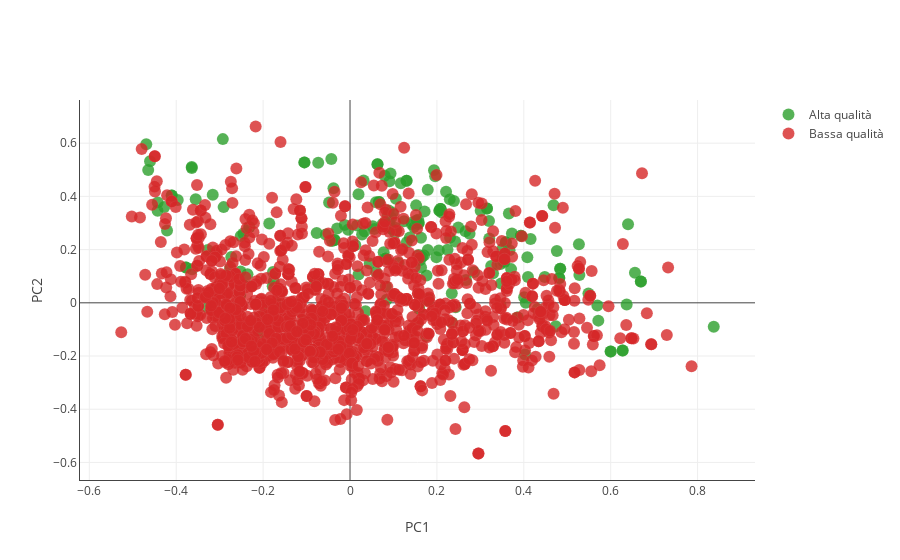

The cell this chart's notebook holds for it:
### Markdown cell above
Di seguito sono raffigurati tutte le osservazioni del dataset riproiettate lungo le principali due componenti. Questo è fatto a solo scopo di mostrare la distribuzione dei punti, perchè come si vedrà poco sotto, sarà utilizzato un numero maggiore di componenti per l'analisi.

### Code cell
doPCA(df_norm, 2, True)
my_pca_data, my_pca_obj = doPCA(df_norm, 5, False)
my_total_pca_data, my_total_pca_obj = doPCA(df_norm, 8, False)

### Figure 1 — Plotly figure (JSON) as saved in the notebook; plotly's stock layout.template omitted (floating-point values rounded to 4 significant figures; data arrays with more than 128 entries replaced by an {"elided": "..."} marker saying what was removed)
{"data": [{"marker": {"color": "#2ca02c", "line": {"color": "rgba(217, 217, 217, 0.14)", "width": 0.5}, "opacity": 0.8, "size": 12}, "mode": "markers", "name": "Alta qualità", "type": "scatter", "uid": "ae717837-66aa-43f9-aa18-f59f504ad346", "x": {"elided": "217 float values"}, "y": {"elided": "217 float values"}}, {"marker": {"color": "#d62728", "line": {"color": "rgba(217, 217, 217, 0.14)", "width": 0.5}, "opacity": 0.8, "size": 12}, "mode": "markers", "name": "Bassa qualità", "type": "scatter", "uid": "e2477c2e-20c3-4d1b-8c30-798ba5bb014e", "x": {"elided": "1382 float values"}, "y": {"elided": "1382 float values"}}], "layout": {"xaxis": {"showline": true, "title": {"text": "PC1"}}, "yaxis": {"showline": true, "title": {"text": "PC2"}}}}
